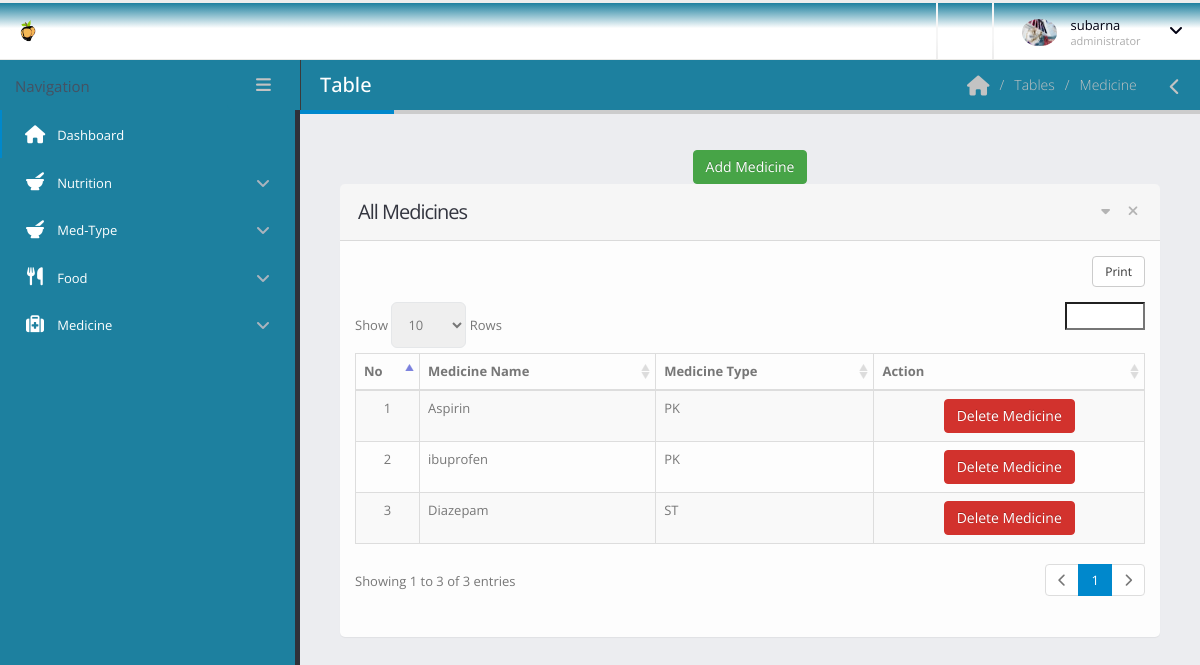
The page /dashboard/med-list.php (signed in) on the database its author committed.
### tables this page shows
CREATE TABLE `med_tables` (
`med_id` int(11) NOT NULL,
  `med_name` varchar(255) DEFAULT NULL,
  `med_type` varchar(255) DEFAULT NULL
);

### dashboard/med-list.php (the view, shortened to what this page needs)
<?php include 'template/header.php';
?>
	<body>
		<section class="body">
			<?php include 'template/top-bar.php'; ?>
			<div class="inner-wrapper">
				<?php include 'template/left-bar.php'; ?>
				<section role="main" class="content-body">
					<header class="page-header">
						<h2>Table</h2>
						<div class="right-wrapper pull-right">
							<ol class="breadcrumbs">
								<li>
									<a href="index.php">
										<i class="fa fa-home"></i>
									</a>
								</li>
								<li><span>Tables</span></li>
								<li><span>Medicine</span></li>
							</ol>
							<a class="sidebar-right-toggle" data-open="sidebar-right"><i class="fa fa-chevron-left"></i></a>
						</div>
					</header>
						<section class="panel">
							<center><a href="#exampleModal" class="btn btn-success "  data-toggle="modal" >Add Medicine</a></center>
							<header class="panel-heading">
								<div class="panel-actions">
									<a href="#" class="fa fa-caret-down"></a>
									<a href="#" class="fa fa-times"></a>
								</div>
								<h2 class="panel-title">All Medicines</h2>
							</header>
							<div class="panel-body">
								<table class="table table-bordered table-striped mb-none" id="datatable-tabletools" data-swf-path="assets/vendor/jquery-datatables/extras/TableTools/swf/copy_csv_xls_pdf.swf">
									<thead>
										<tr>
											<th>No</th>
											<th>Medicine Name</th>
											<th>Medicine Type</th>
											<th class="hidden-phone">Action</th>
										</tr>
									</thead>
									<tbody>
										<?php
										$count = 1;
										$con = connect();
										$sql = "SELECT * FROM `med_tables`;";
										$result = $con->query($sql);
										foreach ($result as $r) {
										?>
										<tr class="gradeX">
											<td class="center hidden-phone"><?php echo $count; ?></td>
											<td><?php echo $r['med_name']; ?></td>
											<td><?php echo $r['med_type']; ?></td>
											<td class="center hidden-phone">
												<a href="delete-med.php?med_id=<?php echo $r['med_id']; ?>" class="btn btn-danger"  onclick="if (!Done()) return false; ">Delete Medicine</a>
											</td>
										</tr>
										<?php $count++; } ?>
									</tbody>
								</table>
							</div>
						</section>
				</section>
			</div>
		</section>
	</body>
</html>
	</body>
</html>

### dashboard/assets/stylesheets/skins/default.css (style rules this page uses)
a, .btn-link { color: #0088cc; }
body .btn-success { color: #ffffff; text-shadow: 0 -1px 0 rgba(0, 0, 0, 0.25); background-color: #47a447; border-color: #47a447; }
body .btn-danger { color: #ffffff; text-shadow: 0 -1px 0 rgba(0, 0, 0, 0.25); background-color: #d2322d; border-color: #d2322d; }
.page-header h2 { border-bottom-color: #0088cc; }

### rows shown on the page
med_tables: med_name "Aspirin", med_type "PK"
med_tables: med_name "ibuprofen", med_type "PK"
med_tables: med_name "Diazepam", med_type "ST"

### other values the page prints
$_SESSION['name'] "subarna"
